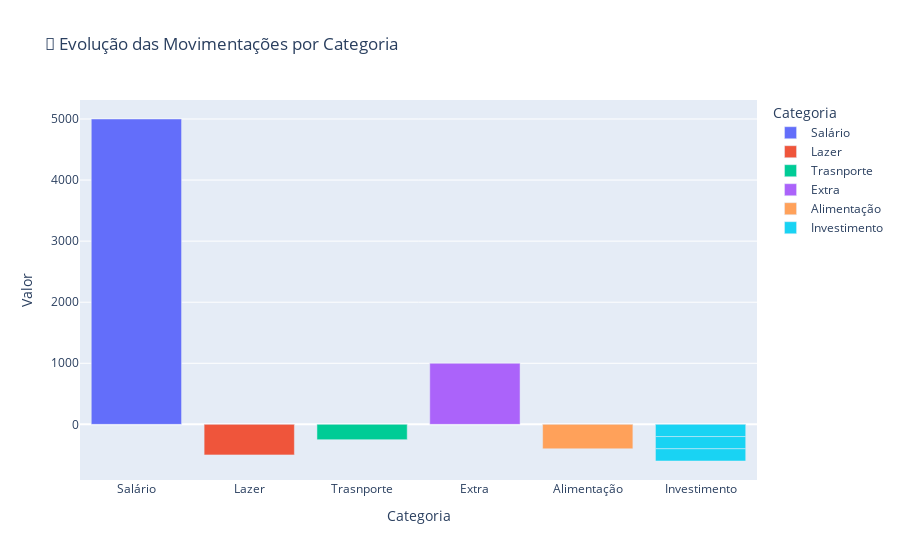

Notebook code for this chart:
### Markdown cell above
## 📊 Gráfico das Movimentações por Categoria

### Code cell
# Criando DataFrame com as movimentações registradas
df = pd.DataFrame(movimentacoes)

if not df.empty:
    # Criando coluna AnoMes para animação
    df["AnoMes"] = df["Data"].dt.to_period("M").astype(str)

    # Criando paleta de cores única para cada categoria
    cores_categorias = px.colors.qualitative.Plotly  # Paleta com várias cores distintas

    # Criando gráfico animado com cada categoria em uma cor diferente
    fig = px.bar(
        df,
        x="Categoria",
        y="Valor",
        animation_frame="AnoMes",
        color="Categoria",
        color_discrete_sequence=cores_categorias,
        title="📅 Evolução das Movimentações por Categoria"
    )

    fig.show()

else:
    print("❌ Nenhuma movimentação registrada para gerar o gráfico.")

### Figure 1 — Plotly figure (JSON) as saved in the notebook; plotly's stock layout.template omitted (floating-point values rounded to 4 significant figures)
{"data": [{"hovertemplate": "Categoria=%{x}<br>AnoMes=2025-06<br>Valor=%{y}<extra></extra>", "legendgroup": "Salário", "marker": {"color": "#636EFA", "pattern": {"shape": ""}}, "name": "Salário", "orientation": "v", "showlegend": true, "textposition": "auto", "type": "bar", "x": ["Salário"], "xaxis": "x", "y": [5000.0], "yaxis": "y"}, {"hovertemplate": "Categoria=%{x}<br>AnoMes=2025-06<br>Valor=%{y}<extra></extra>", "legendgroup": "Lazer", "marker": {"color": "#EF553B", "pattern": {"shape": ""}}, "name": "Lazer", "orientation": "v", "showlegend": true, "textposition": "auto", "type": "bar", "x": ["Lazer"], "xaxis": "x", "y": [-500.0], "yaxis": "y"}, {"hovertemplate": "Categoria=%{x}<br>AnoMes=2025-06<br>Valor=%{y}<extra></extra>", "legendgroup": "Trasnporte", "marker": {"color": "#00CC96", "pattern": {"shape": ""}}, "name": "Trasnporte", "orientation": "v", "showlegend": true, "textposition": "auto", "type": "bar", "x": ["Trasnporte"], "xaxis": "x", "y": [-250.0], "yaxis": "y"}, {"hovertemplate": "Categoria=%{x}<br>AnoMes=2025-06<br>Valor=%{y}<extra></extra>", "legendgroup": "Extra", "marker": {"color": "#AB63FA", "pattern": {"shape": ""}}, "name": "Extra", "orientation": "v", "showlegend": true, "textposition": "auto", "type": "bar", "x": ["Extra"], "xaxis": "x", "y": [1000.0], "yaxis": "y"}, {"hovertemplate": "Categoria=%{x}<br>AnoMes=2025-06<br>Valor=%{y}<extra></extra>", "legendgroup": "Alimentação", "marker": {"color": "#FFA15A", "pattern": {"shape": ""}}, "name": "Alimentação", "orientation": "v", "showlegend": true, "textposition": "auto", "type": "bar", "x": ["Alimentação"], "xaxis": "x", "y": [-400.0], "yaxis": "y"}, {"hovertemplate": "Categoria=%{x}<br>AnoMes=2025-06<br>Valor=%{y}<extra></extra>", "legendgroup": "Investimento", "marker": {"color": "#19D3F3", "pattern": {"shape": ""}}, "name": "Investimento", "orientation": "v", "showlegend": true, "textposition": "auto", "type": "bar", "x": ["Investimento", "Investimento", "Investimento"], "xaxis": "x", "y": [-200.0, -200.0, -200.0], "yaxis": "y"}], "layout": {"barmode": "relative", "legend": {"title": {"text": "Categoria"}, "tracegroupgap": 0}, "title": {"text": "📅 Evolução das Movimentações por Categoria"}, "xaxis": {"anchor": "y", "categoryarray": ["Salário", "Lazer", "Trasnporte", "Extra", "Alimentação", "Investimento"], "categoryorder": "array", "domain": [0, 1], "title": {"text": "Categoria"}}, "yaxis": {"anchor": "x", "domain": [0, 1], "title": {"text": "Valor"}}}}
